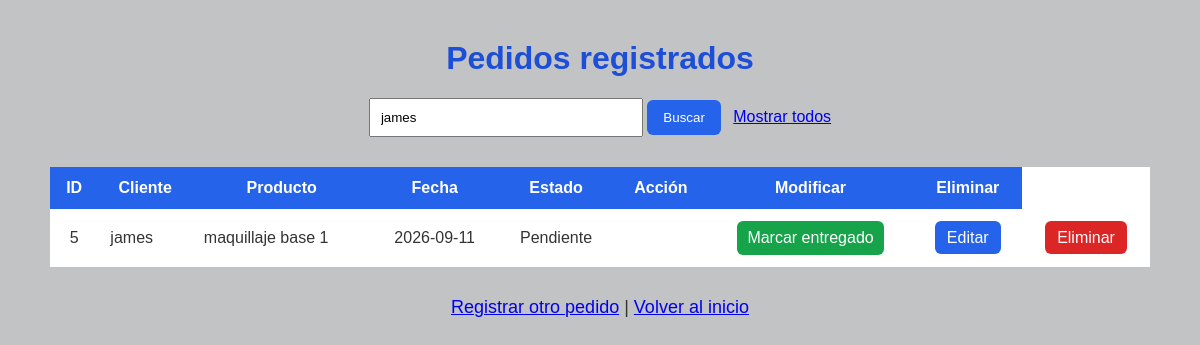
The page /listar.php?buscar=james on the database its author committed.
### tables this page shows
CREATE TABLE `pedidos` (
  `id_pedido` int(11) NOT NULL,
  `id_cliente` int(11) NOT NULL,
  `producto` varchar(100) NOT NULL,
  `fecha` date NOT NULL,
  `estado` varchar(20) NOT NULL DEFAULT 'Pendiente'
);

CREATE TABLE `clientes` (
  `id_cliente` int(11) NOT NULL,
  `nombre` varchar(100) NOT NULL
);

### listar.php (the view, shortened to what this page needs)
<?php
require_once "conexion.php";
$busqueda = "";
$sql = "SELECT pedidos.id_pedido, clientes.nombre,
               pedidos.producto, pedidos.fecha, pedidos.estado
        FROM pedidos
        INNER JOIN clientes
        ON pedidos.id_cliente = clientes.id_cliente";
if (isset($_GET["buscar"])) {
    $busqueda = trim($_GET["buscar"]);
    $sql .= " WHERE clientes.nombre LIKE ?
              OR pedidos.producto LIKE ?";
    $consulta = $conexion->prepare(
        $sql . " ORDER BY pedidos.id_pedido DESC"
    );
    $texto = "%" . $busqueda . "%";
    $consulta->bind_param("ss", $texto, $texto);
    $consulta->execute();
    $resultado = $consulta->get_result();
} else {
    $sql .= " ORDER BY pedidos.id_pedido DESC";
    $resultado = $conexion->query($sql);
}
?>
<!DOCTYPE html>
<html lang="es">
<head>
    <link rel="stylesheet" href="css/estilos.css">
</head>
<body>
    <h1>Pedidos registrados</h1>
<form method="GET" action="listar.php"
      style="text-align: center; margin: 20px;">
    <input type="text" name="buscar"
           placeholder="Buscar cliente o producto"
           value="<?php echo htmlspecialchars($busqueda); ?>"
           style="padding: 10px; width: 250px; max-width: 90%;">
    <button type="submit"
            style="background-color: #2563eb; color: white; padding: 10px 16px; border: none; border-radius: 6px; cursor: pointer;">
        Buscar
    </button>
    <a href="listar.php" style="margin-left: 8px;">Mostrar todos</a>
</form>
    <div style="max-width: 1100px; margin: 30px auto; overflow-x: auto;">
        <table style="width: 100%; background: white; border-collapse: collapse;">
            <tr style="background-color: #2563eb; color: white;">
                <th style="padding: 12px;">ID</th>
                <th style="padding: 12px;">Cliente</th>
                <th style="padding: 12px;">Producto</th>
                <th style="padding: 12px;">Fecha</th>
                <th style="padding: 12px;">Estado</th>
                <th style="padding: 12px;">Acción</th>
                <th style="padding: 12px;">Modificar</th>
                <th style="padding: 12px;">Eliminar</th>
            </tr>
            <?php while ($fila = $resultado->fetch_assoc()): ?>
                <tr>
                    <td style="padding: 12px; text-align: center;">
                        <?php echo $fila["id_pedido"]; ?>
                    </td>
                    <td style="padding: 12px;">
                        <?php echo htmlspecialchars($fila["nombre"]); ?>
                    </td>
                    <td style="padding: 12px;">
                        <?php echo htmlspecialchars($fila["producto"]); ?>
                    </td>
                    <td style="padding: 12px; text-align: center;">
                        <?php echo $fila["fecha"]; ?>
                    </td>
                    <td style="padding: 12px; text-align: center;">
                        <?php echo htmlspecialchars($fila["estado"]); ?>
                    </td>
                    <td style="padding: 12px; text-align: center;">
<td style="padding: 12px; text-align: center;">
    <a href="cambiar_estado.php?id=<?php echo $fila['id_pedido']; ?>"
       style="background-color: <?php echo $fila['estado'] == 'Pendiente' ? '#16a34a' : '#d97706'; ?>; color: white; padding: 8px 10px; border-radius: 6px; text-decoration: none; display: inline-block; min-width: 130px; box-sizing: border-box;">
        <?php
        if ($fila['estado'] == 'Pendiente') {
            echo 'Marcar entregado';
        } else {
            echo 'Volver a pendiente';
        }
        ?>
    </a>
</td>
<td style="padding: 12px; text-align: center;">
    <a href="editar.php?id=<?php echo $fila["id_pedido"]; ?>"
       style="background-color: #2563eb; color: white; padding: 8px 12px; border-radius: 6px; text-decoration: none;">
        Editar
    </a>
</td>
<td style="padding: 12px; text-align: center;">
    <a href="eliminar.php?id=<?php echo $fila["id_pedido"]; ?>"
       onclick="return confirm('¿Estás seguro de que deseas eliminar este pedido?');"
       style="background-color: #dc2626; color: white; padding: 8px 12px; border-radius: 6px; text-decoration: none;">
        Eliminar
    </a>
</td>
                </tr>
            <?php endwhile; ?>
        </table>
    </div>
    <p>
        <a href="registrar.php">Registrar otro pedido</a>
        |
        <a href="index.php">Volver al inicio</a>
    </p>
</body>
</html>

### estilos.css (style rules this page uses)
body { font-family: Arial, sans-serif; background-color: #c2c3c5; margin: 0; padding: 0; color: #353434; }
h1 { color: #1d4ed8; text-align: center; margin-top: 40px; }
p { text-align: center; font-size: 18px; }

### rows shown on the page
pedidos: id_pedido "5", id_cliente.nombre "james", producto "maquillaje base 1", fecha "2026-09-11", estado "Pendiente", shows "Marcar entregado"
